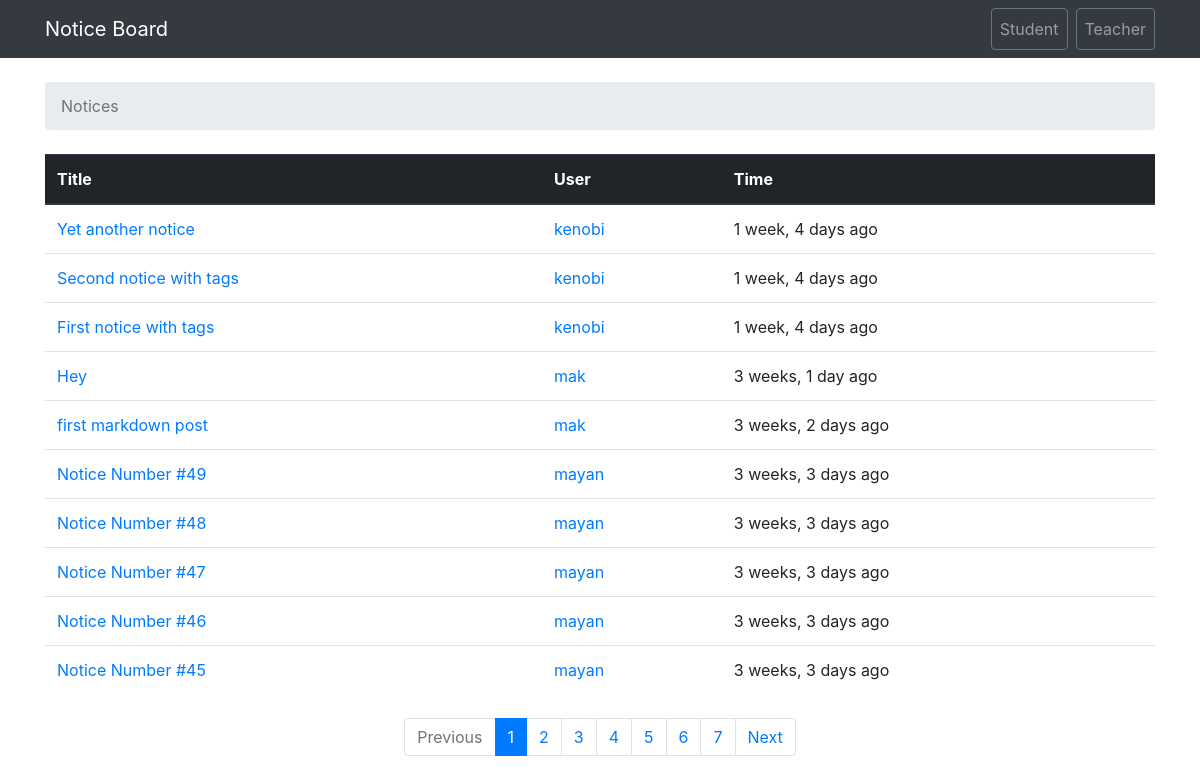
Before: / with the older database file.
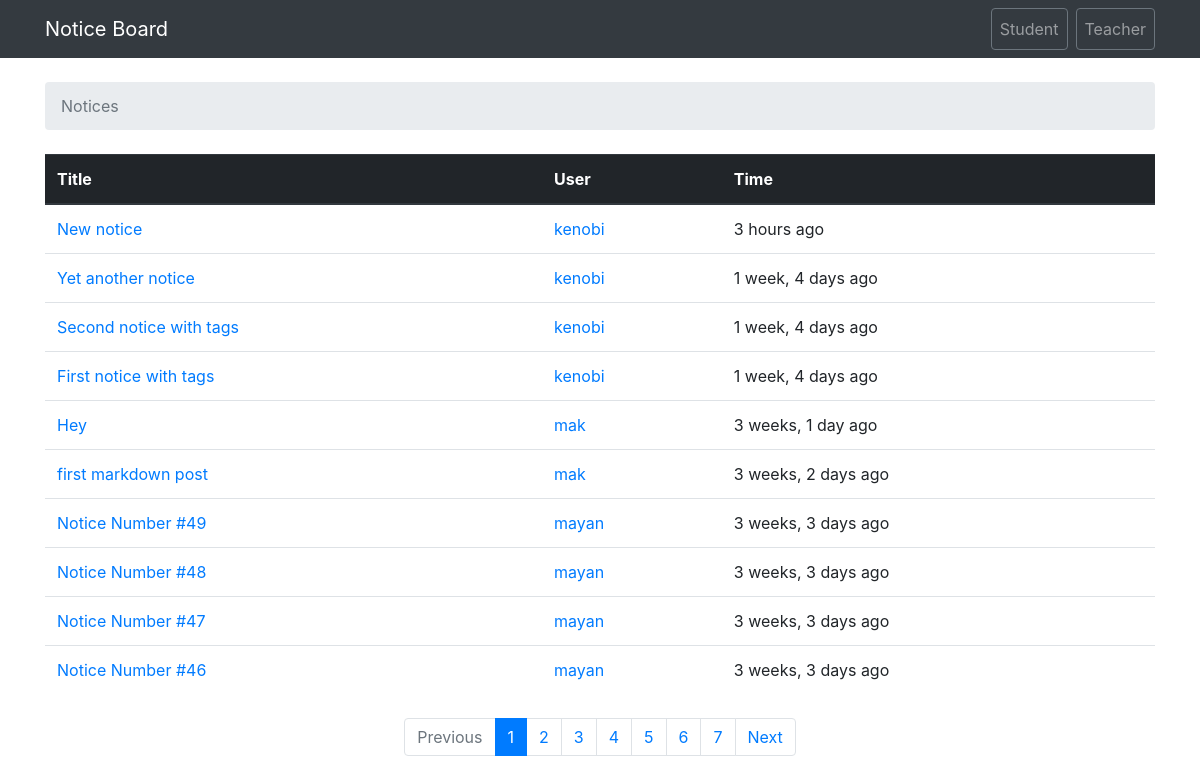
After: the same page with the newer database file.
### notices/models.py (models this page shows, shortened)
class Notice(models.Model):
	title = models.CharField(max_length=100)
	message = models.TextField(max_length=2000)
	created_at = models.DateTimeField(auto_now_add=True)
	tags = models.CharField(max_length=100, null=True)
	created_by = models.ForeignKey(User, related_name='posts', on_delete=models.DO_NOTHING)

### notices/views.py (the view)
# urls.py: path('', views.NoticeListView.as_view(), name='home'),
class NoticeListView(ListView):
	model = Notice
	context_object_name = 'notices'
	template_name = 'notices/home.html'
	paginate_by = 10
	def get_context_data(self, **kwargs):
		return super().get_context_data(**kwargs)
	def get_queryset(self):
		queryset = Notice.objects.order_by('-created_at')
		return queryset

### notices/templates/notices/home.html (shortened to what this page needs)
{% extends 'notices/base.html' %}
{% load humanize %}
{% block content %}
		<ol class="breadcrumb my-4">
		    <li class="breadcrumb-item active"> {% block breadcrumb %} Notices {% endblock %}</li>
		</ol>
	    <table class="table">
	    	<thead class="thead-dark">
	    		<tr>
	    			<th>Title</th>
	    			<th>User</th>
	    			<th>Time</th>
	    		</tr>
	    	</thead>
	      <tbody>
	      	{% if notices %}
		        {% for notice in notices %}
		          <tr>
		            <td>
		              <a href="{% url 'notices:notice_page' notice.id %}"> {{ notice.title }} </a>
		            </td>
		            <td>
		              <a href="{% url 'notices:user_notices' notice.created_by %}">{{ notice.created_by }} </a>
		        	</td>
		            <td>{{ notice.created_at|naturaltime }}</td>
		          </tr>
		        {% endfor %}
		      </tbody>
		     {% endif %}
	    </table>
		 {% if is_paginated %}
		    <nav aria-label="Topics pagination" class="my-4">
		      <ul class="pagination justify-content-center">
		        {% if page_obj.has_previous %}
		          <li class="page-item">
		            <a class="page-link" href="?page={{ page_obj.previous_page_number }}">Previous</a>
		          </li>
		        {% else %}
		          <li class="page-item disabled">
		            <span class="page-link">Previous</span>
		          </li>
		        {% endif %}
		        {% for page_num in paginator.page_range %}
		          {% if page_obj.number == page_num %}
		            <li class="page-item active">
		              <span class="page-link">
		                {{ page_num }}
		              </span>
		            </li>
		          {% else %}
		            <li class="page-item">
		              <a class="page-link" href="?page={{ page_num }}">{{ page_num }}</a>
		            </li>
		          {% endif %}
		        {% endfor %}
		        {% if page_obj.has_next %}
		          <li class="page-item">
		            <a class="page-link" href="?page={{ page_obj.next_page_number }}">Next</a>
		          </li>
		        {% else %}
		          <li class="page-item disabled">
		            <span class="page-link">Next</span>
		          </li>
		        {% endif %}
		      </ul>
		    </nav>
		  {% endif %}
{% endblock %}

Changed rows visible on the page:
no longer on this page (row unchanged): Notice: title "Notice Number #45", created_by "mayan", created_at "3 weeks, 3 days ago"
added Notice: title "New notice", created_by "kenobi", created_at "3 hours ago"
